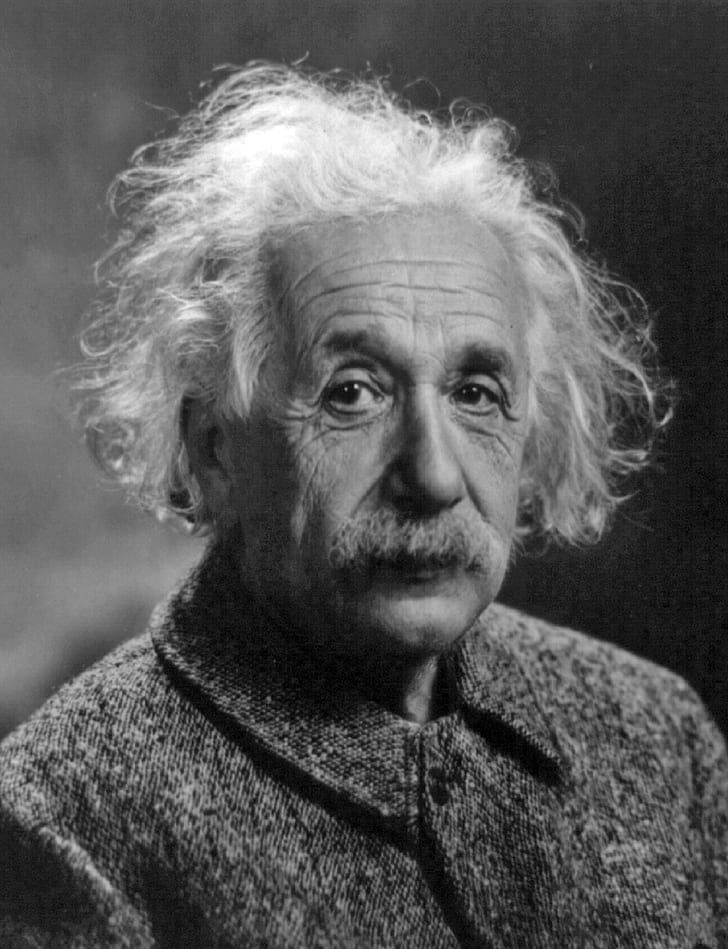
#> input picture 002-Scaling 2D image and Transformation/images/albert-einstein-gray.jpg, 728 x 949 px, found by its file name
$ jupyter execute image-doubling-and-holes.ipynb   (shell and % lines are left out)
#> lines starting #> are read from the running program, lines starting #| are printed output that depends on the picture
[cell 1]
import cv2
import numpy as np
import matplotlib.pyplot as plt

[cell 2]
imgGray = cv2.imread('/home/thura/Desktop/computer-vision-and-DL/CV-course1/2- 2D-scaling-Transformation/images/albert-einstein-gray.jpg', cv2.IMREAD_GRAYSCALE)
#> imgGray is the input picture: shape (949, 728); min 0, max 255, mean 89.4

[cell 3]
plt.imshow(imgGray, cmap='gray')

[cell 4]
numRows = imgGray.shape[0]
#> numRows = 949
numCols = imgGray.shape[1]
#> numCols = 728
print(numRows, numCols)
#| 949 728

[cell 5]
S = np.array([[2, 0], [0, 2]])

[cell 6]
I2 = np.zeros((2*numRows, 2*numCols), dtype='uint8')

[cell 7]
for i in range(numRows):
    for j in range(numCols):
        P = np.array([i, j])
        P_dash = S.dot(P)
        new_i, new_j = P_dash[0], P_dash[1]
        I2[new_i, new_j] = imgGray[i, j]
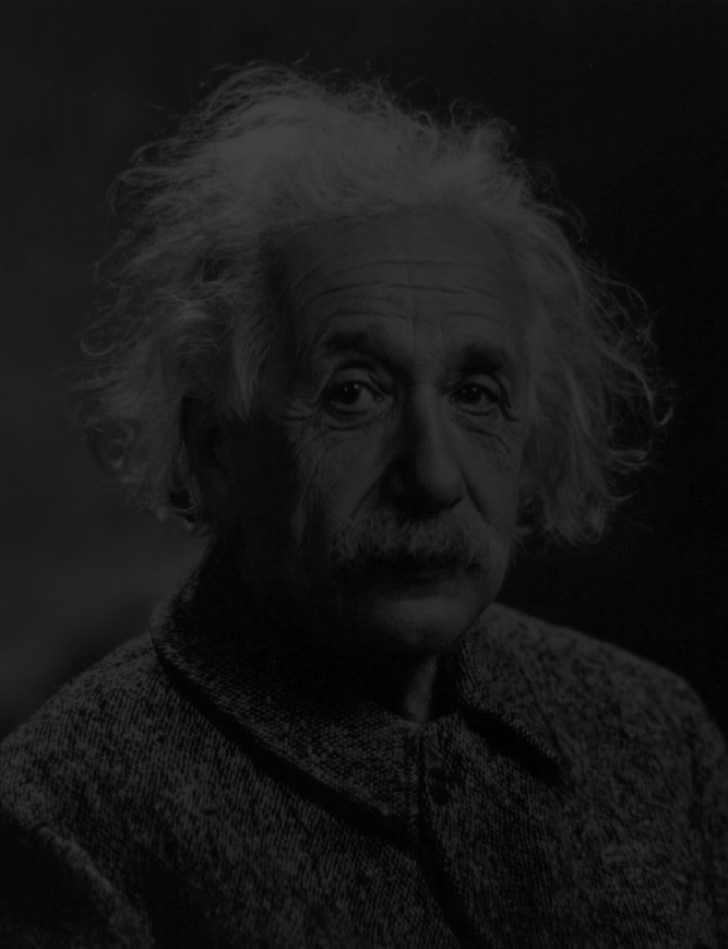
#> I2: shape (1898, 1456) (shown at 1/2 size); min 0, max 255, mean 22.4

[cell 8]
plt.imshow(I2, cmap='gray')

[cell 9]
I2.shape
#> Out = (1898, 1456)

[cell 10]
import matplotlib as mpl
def displayImageInActualSize(I):
    dpi = mpl.rcParams['figure.dpi']
    h, w = I.shape
#> h = 1898; w = 1456
    figSize = w/float(dpi), h/float(dpi)
#> figSize = (14.56, 18.98)
    fig = plt.figure(figsize = figSize)
    ax = fig.add_axes([0, 0, 1, 1])
    ax.axis('off')
    ax.imshow(I, cmap='gray')
    plt.show
